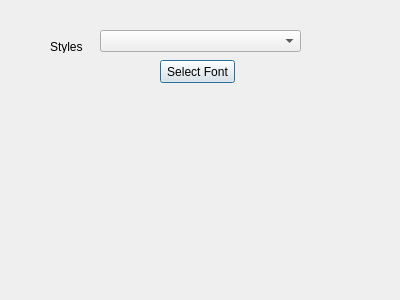
<?xml version="1.0" encoding="UTF-8"?>
<ui version="4.0">
 <class>GMDebuggerSettingsClass</class>
 <widget class="QDialog" name="GMDebuggerSettingsClass">
  <property name="windowModality">
   <enum>Qt::ApplicationModal</enum>
  </property>
  <property name="geometry">
   <rect>
    <x>0</x>
    <y>0</y>
    <width>400</width>
    <height>300</height>
   </rect>
  </property>
  <property name="windowTitle">
   <string>GMDebuggerSettings</string>
  </property>
  <property name="modal">
   <bool>true</bool>
  </property>
  <widget class="QComboBox" name="comboStyles">
   <property name="geometry">
    <rect>
     <x>100</x>
     <y>30</y>
     <width>201</width>
     <height>22</height>
    </rect>
   </property>
  </widget>
  <widget class="QLabel" name="Styles">
   <property name="geometry">
    <rect>
     <x>50</x>
     <y>40</y>
     <width>46</width>
     <height>13</height>
    </rect>
   </property>
   <property name="text">
    <string>Styles</string>
   </property>
  </widget>
  <widget class="QPushButton" name="buttonSetFont">
   <property name="geometry">
    <rect>
     <x>160</x>
     <y>60</y>
     <width>75</width>
     <height>23</height>
    </rect>
   </property>
   <property name="text">
    <string>Select Font</string>
   </property>
  </widget>
 </widget>
 <layoutdefault spacing="6" margin="11"/>
 <resources/>
 <connections/>
</ui>
